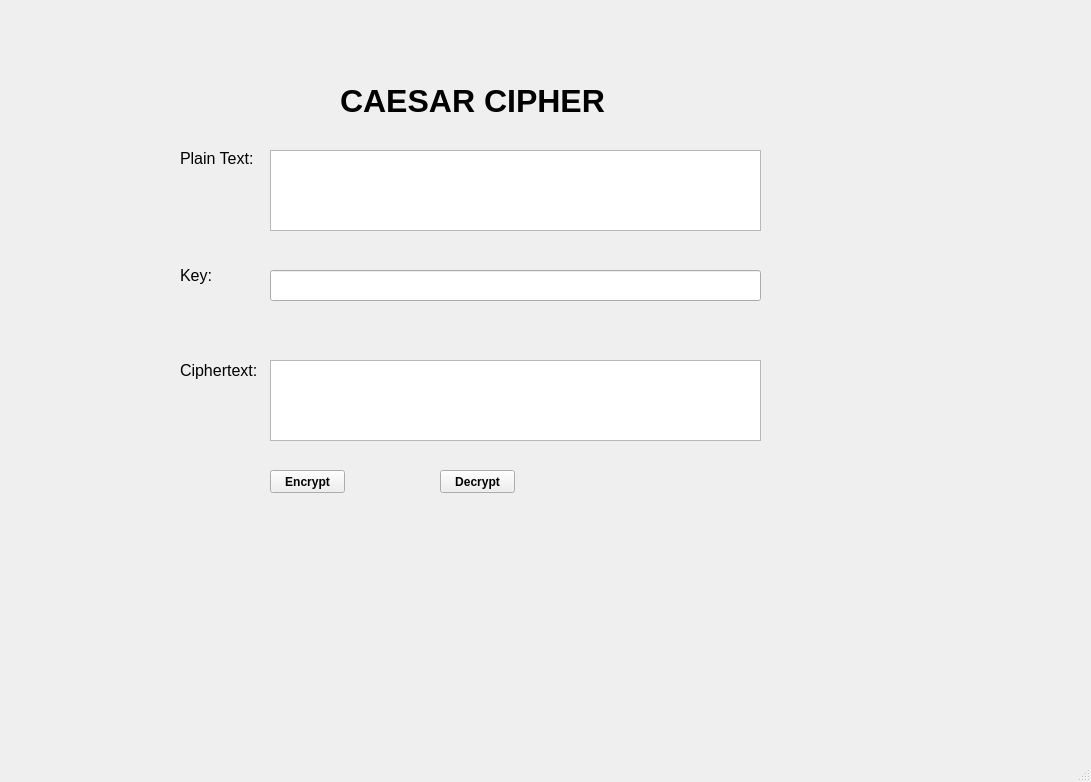
<?xml version="1.0" encoding="UTF-8"?>
<ui version="4.0">
 <class>MainWindow</class>
 <widget class="QMainWindow" name="MainWindow">
  <property name="geometry">
   <rect>
    <x>0</x>
    <y>0</y>
    <width>1091</width>
    <height>782</height>
   </rect>
  </property>
  <property name="windowTitle">
   <string>MainWindow</string>
  </property>
  <widget class="QWidget" name="centralwidget">
   <widget class="QLabel" name="label">
    <property name="geometry">
     <rect>
      <x>340</x>
      <y>70</y>
      <width>281</width>
      <height>61</height>
     </rect>
    </property>
    <property name="font">
     <font>
      <pointsize>24</pointsize>
      <weight>75</weight>
      <bold>true</bold>
     </font>
    </property>
    <property name="text">
     <string>CAESAR CIPHER</string>
    </property>
   </widget>
   <widget class="QLabel" name="label_2">
    <property name="geometry">
     <rect>
      <x>180</x>
      <y>150</y>
      <width>81</width>
      <height>16</height>
     </rect>
    </property>
    <property name="font">
     <font>
      <pointsize>12</pointsize>
     </font>
    </property>
    <property name="text">
     <string>Plain Text:</string>
    </property>
   </widget>
   <widget class="QLabel" name="label_3">
    <property name="geometry">
     <rect>
      <x>180</x>
      <y>260</y>
      <width>41</width>
      <height>31</height>
     </rect>
    </property>
    <property name="font">
     <font>
      <pointsize>12</pointsize>
     </font>
    </property>
    <property name="text">
     <string>Key:</string>
    </property>
   </widget>
   <widget class="QLabel" name="label_4">
    <property name="geometry">
     <rect>
      <x>180</x>
      <y>340</y>
      <width>81</width>
      <height>61</height>
     </rect>
    </property>
    <property name="font">
     <font>
      <pointsize>12</pointsize>
      <weight>50</weight>
      <bold>false</bold>
     </font>
    </property>
    <property name="text">
     <string>Ciphertext:</string>
    </property>
   </widget>
   <widget class="QPlainTextEdit" name="txt_plain_text">
    <property name="geometry">
     <rect>
      <x>270</x>
      <y>150</y>
      <width>491</width>
      <height>81</height>
     </rect>
    </property>
   </widget>
   <widget class="QLineEdit" name="txt_key">
    <property name="geometry">
     <rect>
      <x>270</x>
      <y>270</y>
      <width>491</width>
      <height>31</height>
     </rect>
    </property>
   </widget>
   <widget class="QPlainTextEdit" name="txt_cipher_text">
    <property name="geometry">
     <rect>
      <x>270</x>
      <y>360</y>
      <width>491</width>
      <height>81</height>
     </rect>
    </property>
   </widget>
   <widget class="QPushButton" name="btn_encrypt">
    <property name="geometry">
     <rect>
      <x>270</x>
      <y>470</y>
      <width>75</width>
      <height>23</height>
     </rect>
    </property>
    <property name="font">
     <font>
      <weight>75</weight>
      <bold>true</bold>
     </font>
    </property>
    <property name="text">
     <string>Encrypt</string>
    </property>
   </widget>
   <widget class="QPushButton" name="btn_decrypt">
    <property name="geometry">
     <rect>
      <x>440</x>
      <y>470</y>
      <width>75</width>
      <height>23</height>
     </rect>
    </property>
    <property name="font">
     <font>
      <weight>75</weight>
      <bold>true</bold>
     </font>
    </property>
    <property name="text">
     <string>Decrypt</string>
    </property>
   </widget>
  </widget>
  <widget class="QMenuBar" name="menubar">
   <property name="geometry">
    <rect>
     <x>0</x>
     <y>0</y>
     <width>1091</width>
     <height>21</height>
    </rect>
   </property>
  </widget>
  <widget class="QStatusBar" name="statusbar"/>
 </widget>
 <resources/>
 <connections/>
</ui>
